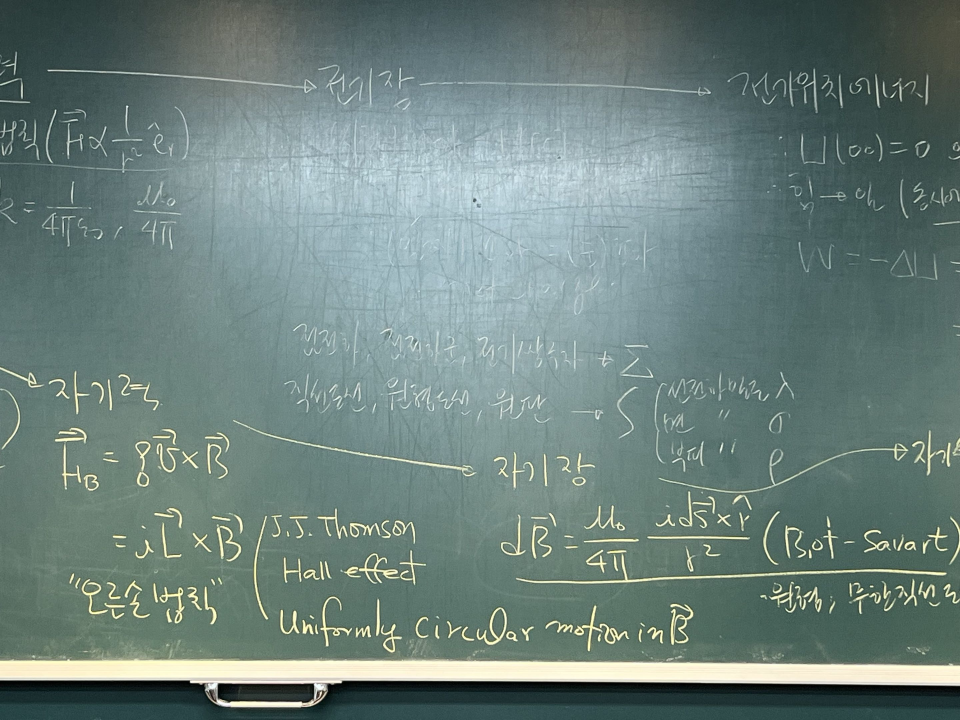
#> input picture samples/board1.jpg, 2880 x 2160 px (shown at 1/3 size)
$ python perspective.py ../samples/board1.jpg
#> lines starting #> are read from the running program, lines starting #| are printed output that depends on the picture; after the words box and inside, x2 and y2 are one past the last pixel; in counts of white or black regions, pixels touching at a corner belong together
#> further down, img is the input picture: shape (2160, 2880, 3); mean B, G, R 124.6, 129.2, 108.8
"""사진에서 밝은 화면(프로젝터 스크린/슬라이드) 사각형을 찾아 정면으로 펴는 원근 보정.

못 찾으면 None을 돌려준다 (칠판이 사진을 꽉 채워 테두리가 안 보이는 경우 등).
실행: python perspective.py 사진.jpg  →  out/persp_<이름>.jpg (보정본), out/persp_<이름>_debug.jpg (찾은 사각형)
"""
import sys
from pathlib import Path

import cv2
import numpy as np


def find_quad(img):
    """가장 큰 밝은 영역의 네 꼭짓점(좌상, 우상, 우하, 좌하)을 찾는다."""
    small_scale = 800 / max(img.shape[:2])                       # 계산은 작은 사진으로
#> small_scale = 0.278
    small = cv2.resize(img, None, fx=small_scale, fy=small_scale)
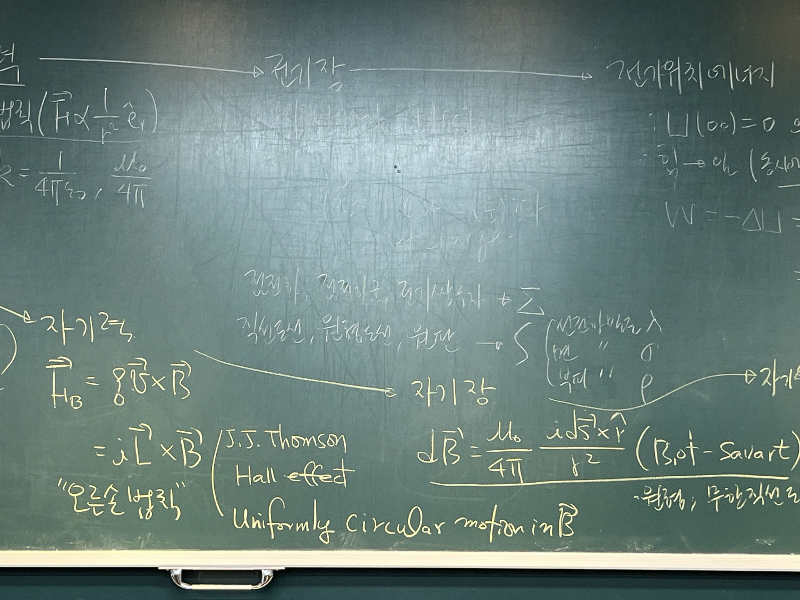
#> small: shape (600, 800, 3); mean B, G, R 124.4, 129.1, 108.7
    gray = cv2.GaussianBlur(cv2.cvtColor(small, cv2.COLOR_BGR2GRAY), (5, 5), 0)
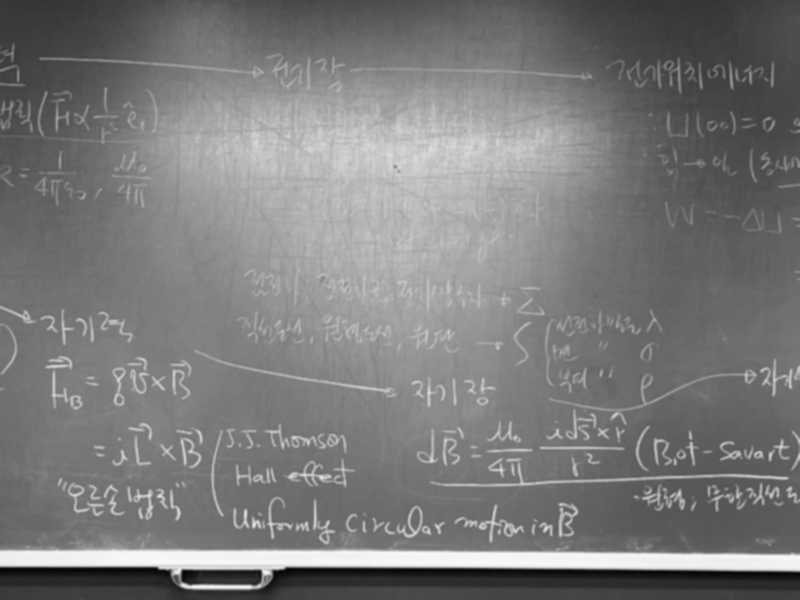
#> gray: shape (600, 800); min 4, max 249, mean 122.5
    _, mask = cv2.threshold(gray, 0, 255, cv2.THRESH_BINARY + cv2.THRESH_OTSU)
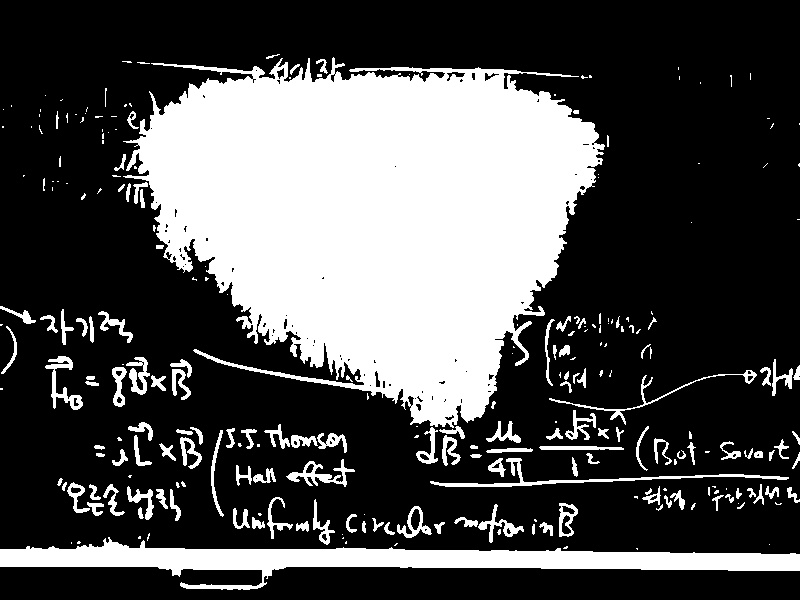
#> mask: shape (600, 800); 30.9% white; 260 white regions (122 under 20 px), largest, box (x1, y1, x2, y2) and area: (123, 57, 605, 428) 113881, (0, 537, 800, 590) 15497, (430, 458, 789, 487) 1271
    mask = cv2.morphologyEx(mask, cv2.MORPH_CLOSE, np.ones((15, 15), np.uint8))   # 글씨 구멍 메우기
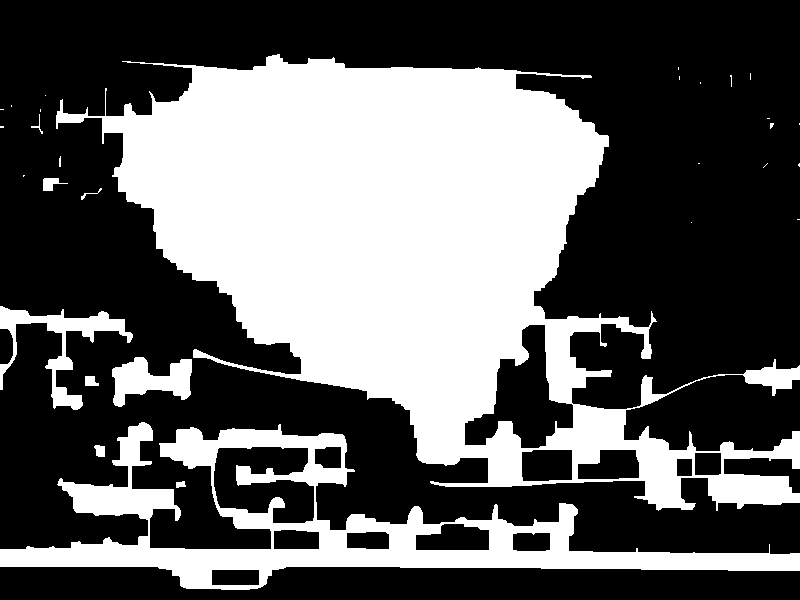
#> mask: shape (600, 800); 38% white; 30 white regions (19 under 20 px)
    contours, _ = cv2.findContours(mask, cv2.RETR_EXTERNAL, cv2.CHAIN_APPROX_SIMPLE)
#> contours = 30 contours, 22 with area under 20; largest, box (x1, y1, x2, y2) and area: (56, 54, 800, 511) 151804, (0, 422, 800, 590) 41082, (0, 306, 133, 410) 2854, (112, 357, 192, 407) 2156, (43, 178, 68, 191) 138, (85, 376, 99, 386) 91, (94, 445, 105, 457) 88, (176, 481, 186, 488) 38
    if not contours:
        return None
    hull = cv2.convexHull(max(contours, key=cv2.contourArea))   # 앞사람 머리에 가려진 부분은 볼록 껍질로 메움
#> hull = contour of 22 points, box (x1, y1, x2, y2) (56, 54, 800, 511), area 237317
    area = cv2.contourArea(hull) / (small.shape[0] * small.shape[1])
#> area = 0.494
    if not 0.15 < area < 0.95:                                  # 너무 작거나 사진 전체면 화면이 아님
        return None
    # 진짜 화면은 바깥보다 확실히 밝다. 칠판 위 조명 반사는 차이가 작아서 여기서 걸러짐
    # (샘플 기준: 화면 87~113, 칠판 반사 37)
    inside = np.zeros_like(gray)
    cv2.drawContours(inside, [hull], -1, 255, -1)
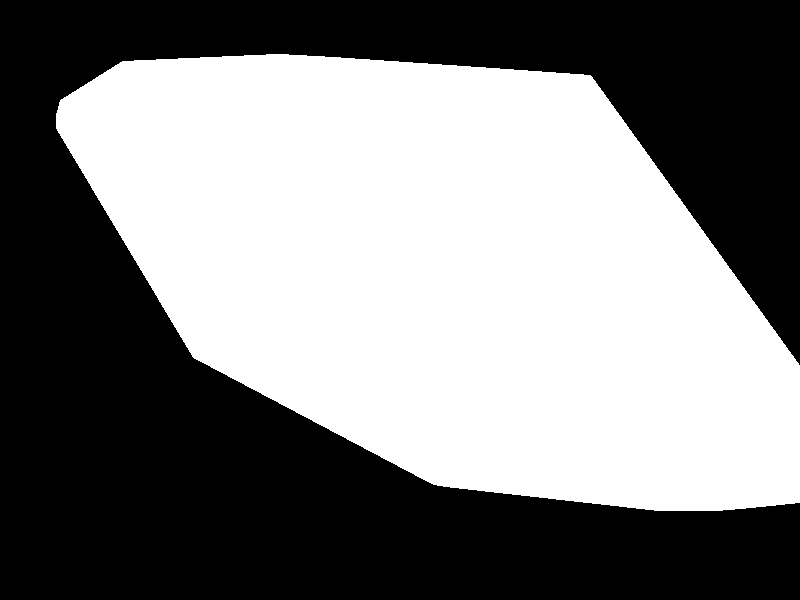
#> inside: shape (600, 800); 49.6% white; 1 white region, box (x1, y1, x2, y2) and area: (56, 54, 800, 511) 238235
    if gray[inside > 0].mean() - gray[inside == 0].mean() < 60:
        return None
    for eps in np.linspace(0.01, 0.1, 19):                     # 꼭짓점이 4개가 될 때까지 단순화
        approx = cv2.approxPolyDP(hull, eps * cv2.arcLength(hull, True), True)
        if len(approx) == 4:
            return order(approx.reshape(4, 2) / small_scale)
    return None


def order(pts):
    s, d = pts.sum(1), np.diff(pts, axis=1).ravel()
    return np.array([pts[s.argmin()], pts[d.argmin()], pts[s.argmax()], pts[d.argmax()]], np.float32)


def warp(img, quad):
    tl, tr, br, bl = quad
    w = int(max(np.linalg.norm(tr - tl), np.linalg.norm(br - bl)))
    h = int(max(np.linalg.norm(bl - tl), np.linalg.norm(br - tr)))
    dst = np.array([[0, 0], [w - 1, 0], [w - 1, h - 1], [0, h - 1]], np.float32)
    return cv2.warpPerspective(img, cv2.getPerspectiveTransform(quad, dst), (w, h))


def correct(img):
    """보정본을 돌려준다. 화면을 못 찾으면 None."""
    quad = find_quad(img)
    return None if quad is None else warp(img, quad)


if __name__ == "__main__":
    src = Path(sys.argv[1])
    out = Path(__file__).resolve().parent / "out"
    out.mkdir(exist_ok=True)
    img = cv2.imread(str(src))
    quad = find_quad(img)
    if quad is None:
#> (the run stopped early here; a loop or call above may not have finished)

$ run again, on samples/screen2.jpg
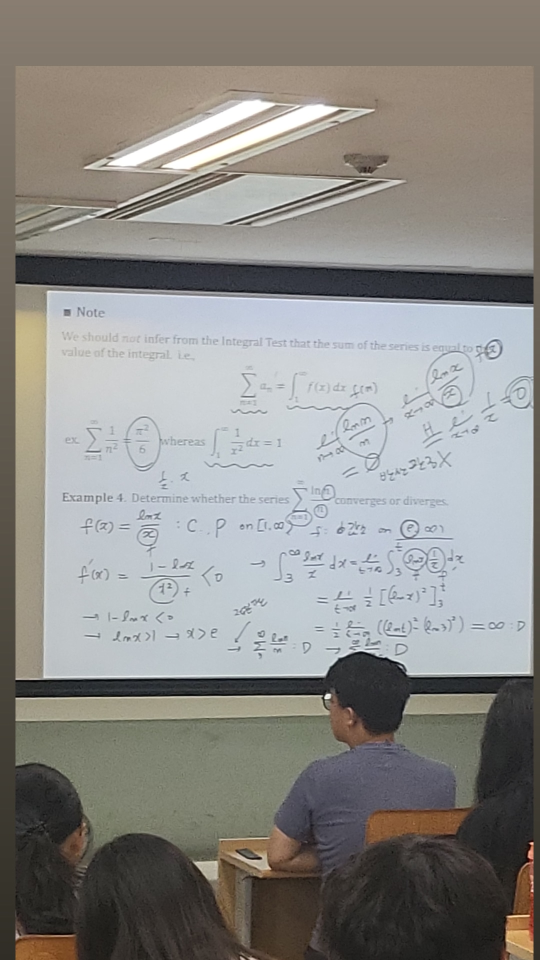
#> input picture samples/screen2.jpg, 1080 x 1920 px (shown at 1/2 size)
#> img is the input picture: shape (1920, 1080, 3); mean B, G, R 136.6, 140, 141.4
#> in find_quad, `mask = cv2.morphologyEx(mask, cv2.MORPH_CLOSE, np.ones((15, 15), np.ui..`:
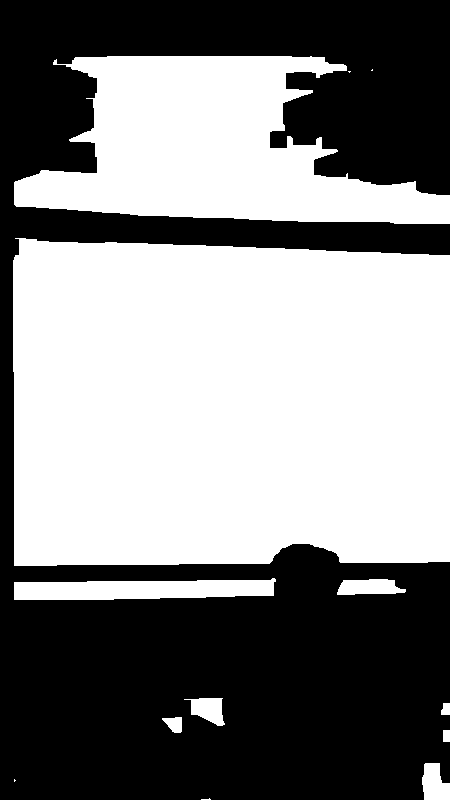
#> mask: shape (800, 450); 52% white; 1 black region
#> contours = 13 contours, 4 with area under 20; largest, box (x1, y1, x2, y2) and area: (13, 238, 450, 566) 136508, (14, 56, 450, 224) 41872, (14, 578, 276, 600) 4297, (337, 579, 406, 595) 788, (422, 763, 450, 800) 736
#> hull = contour of 11 points, box (x1, y1, x2, y2) (13, 238, 450, 566), area 138306
#> area = 0.384
#> inside: shape (800, 450); 38.6% white; 1 white region, box (x1, y1, x2, y2) and area: (13, 238, 450, 566) 139062
#> the loop in find_quad, `for eps in np.linspace(0.01, 0.1, 19):` made 1 pass
#> (approx, s in order, d in order) on pass 1: ([[15, 238], [449, 255], [449, 561], [14, 565]], [607.2, 1689.6, 2424, 1389.6], [535.2, -465.6, 268.8, 1322.4])
#> quad = [[36, 571.2], [1077.6, 612], [1077.6, 1346.4], [33.6, 1356]]
#> tl = [36, 571.2]; tr = [1077.6, 612]; br = [1077.6, 1346.4]; bl = [33.6, 1356]
#> w = 1044
#> h = 784
#> dst = [[0, 0], [1043, 0], [1043, 783], [0, 783]]
#> `cv2.polylines(img, [quad.astype(int)], True, (0, 0, 255), 8)`:
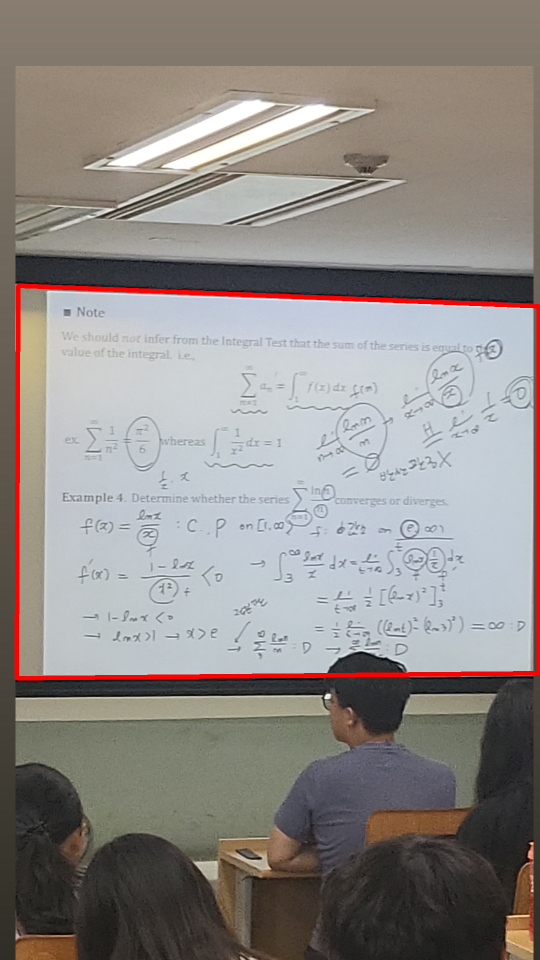
#> img: shape (1920, 1080, 3) (shown at 1/2 size); 1.49% of pixels changed, all inside (x1, y1, x2, y2) = (29, 567, 1080, 1361)

$ run again, on samples/screen_black_pen.jpg
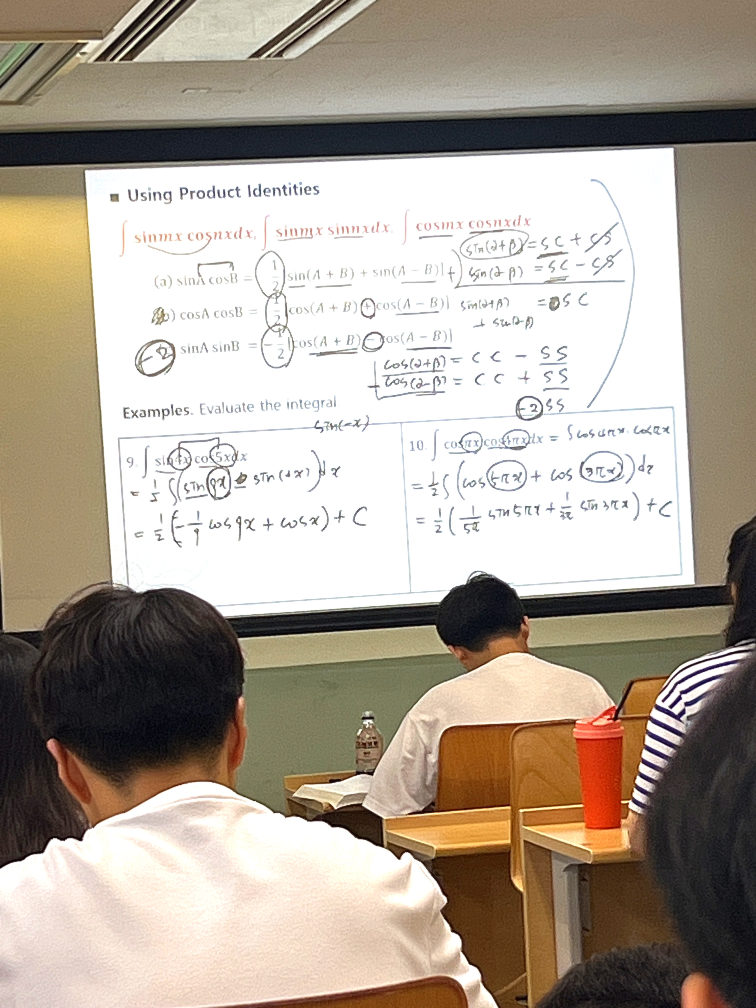
#> input picture samples/screen_black_pen.jpg, 3024 x 4032 px (shown at 1/4 size)
#> img is the input picture: shape (4032, 3024, 3); mean B, G, R 152.3, 165.1, 175.8
#> in find_quad, `mask = cv2.morphologyEx(mask, cv2.MORPH_CLOSE, np.ones((15, 15), np.ui..`:
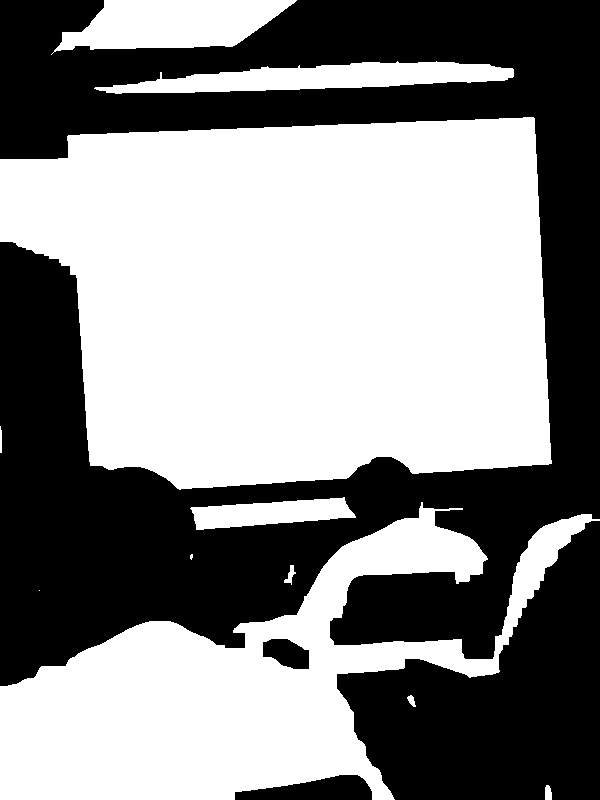
#> mask: shape (800, 600); 54% white; 4 black regions
#> contours = 11 contours, 2 with area under 20; largest, box (x1, y1, x2, y2) and area: (0, 117, 552, 490) 168035, (0, 502, 600, 800) 69932, (51, 0, 297, 55) 8466, (94, 61, 514, 94) 7292, (190, 497, 356, 530) 3217
#> hull = contour of 22 points, box (x1, y1, x2, y2) (0, 117, 552, 490), area 178230
#> area = 0.371
#> inside: shape (800, 600); 37.3% white; 1 white region, box (x1, y1, x2, y2) and area: (0, 117, 552, 490) 179056
#> the loop in find_quad, `for eps in np.linspace(0.01, 0.1, 19):` made 2 passes
#> (approx, s in order, d in order) on pass 2: ([[534, 118], [551, 463], [90, 465], [0, 159]], [3286.1, 5110.6, 2797.2, 801.4], [-2096.6, -443.5, 1890, 801.4])
#> quad = [[0, 801.4], [2691.4, 594.7], [2777, 2333.5], [453.6, 2343.6]]
#> tl = [0, 801.4]; tr = [2691.4, 594.7]; br = [2777, 2333.5]; bl = [453.6, 2343.6]
#> w = 2699
#> h = 1740
#> dst = [[0, 0], [2698, 0], [2698, 1739], [0, 1739]]
#> in warp, `return cv2.warpPerspective(img, cv2.getPerspectiveTransform(quad, dst)..`:
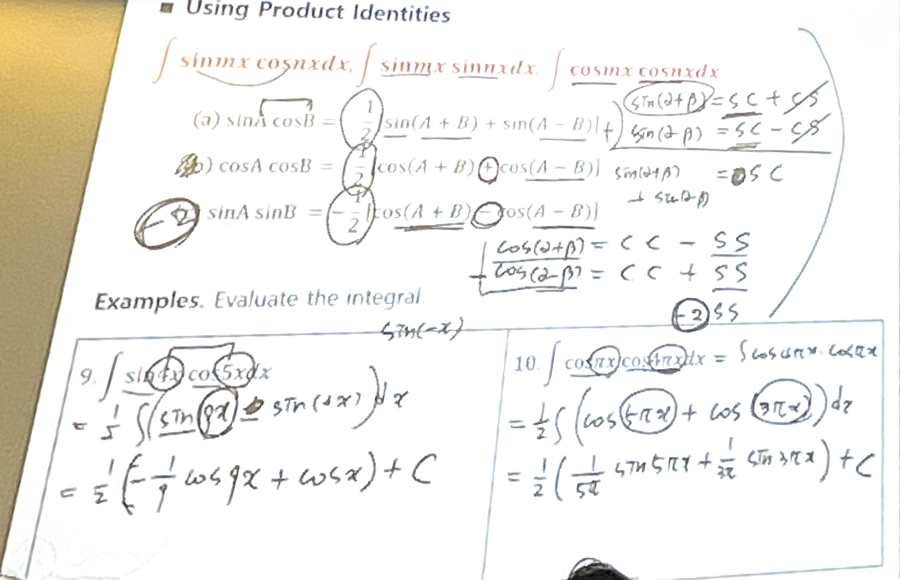
#> returned value: shape (1740, 2699, 3) (shown at 1/3 size); mean of channels 0, 1, 2 237.3, 241, 242.5; drawn as B, G, R
